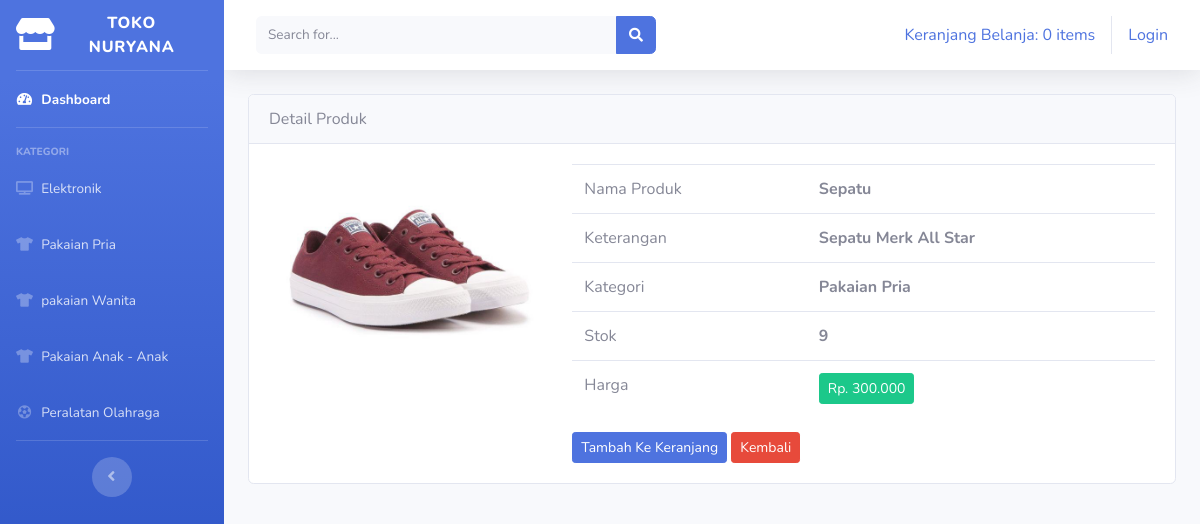
Screenshot of /index.php/dashboard/detail/1 with the database file from the repository.
### tables this page shows
CREATE TABLE `tb_barang` (
  `id_brg` int(11) NOT NULL,
  `nama_brg` varchar(120) NOT NULL,
  `keterangan` varchar(256) NOT NULL,
  `kategori` varchar(60) NOT NULL,
  `harga` int(11) NOT NULL,
  `stok` int(11) NOT NULL,
  `gambar` text NOT NULL
);

### application/controllers/dashboard.php (called while the page is built, shortened)
<?php
class Dashboard extends CI_Controller{
	public function detail($id_brg)
	{
		$data['barang'] = $this->model_barang->detail_barang($id_brg);
		$this->load->view('templates/header');
		$this->load->view('templates/sidebar');
		$this->load->view('detail_barang', $data);
		$this->load->view('templates/footer');
	}
}

### index.php (called while the page is built, shortened)
<?php
require_once BASEPATH.'core/CodeIgniter.php';

### application/models/model_barang.php (called while the page is built, shortened)
<?php
class Model_barang extends CI_Model{
	public function detail_barang($id_brg)
	{
		$result = $this->db->where('id_brg', $id_brg)->get('tb_barang');
		if($result->num_rows() > 0){
			return $result->result();
		}else{
			return false;
		}
	}
}
?>

### application/views/detail_barang.php (the view)
<div class="container-fluid">
	<div class="card">
  <div class="card-header">Detail Produk</div>
  <div class="card-body">
  	<div class="row">
  		<?php foreach ($barang as $brg): ?>
  		<div class="col-md-4">
  			<img src="<?php echo base_url().'/uploads/'.$brg->gambar ?>" class="card-img-top">
  		</div>
  		<div class="col-md-8">
  			<table class="table">
  				<tr>
  					<td>Nama Produk</td>
  					<td><strong><?php echo $brg->nama_brg ?></strong></td>
  				</tr>
  				<tr>
  					<td>Keterangan</td>
  					<td><strong><?php echo $brg->keterangan ?></strong></td>
  				</tr>
  				<tr>
  					<td>Kategori</td>
  					<td><strong><?php echo $brg->kategori ?></strong></td>
  				</tr>
  				<tr>
  					<td>Stok</td>
  					<td><strong><?php echo $brg->stok ?></strong></td>
  				</tr>
  				<tr>
  					<td>Harga</td>
  					<td><strong><div class="btn btn-sm btn-success">Rp. <?php echo number_format($brg->harga,0,',','.' )?></div></strong></td>
  				</tr>
  			</table>
  			 <?php echo anchor('dashboard/tambah_ke_keranjang/'. $brg->id_brg,'<div class="btn btn-sm btn-primary">Tambah Ke Keranjang</div>')?>
  			 <?php echo anchor('dashboard/index/','<div class="btn btn-sm btn-danger">Kembali</div>')?>
  		</div>
  </div>
<?php endforeach; ?>
</div>
</div>

### rows the page displays
tb_barang: gambar (picture), nama_brg "Sepatu", keterangan "Sepatu Merk All Star", kategori "Pakaian Pria", stok "9", harga "300.000", id_brg "Tambah Ke Keranjang"

### other values shown
anchor('dashboard/detail_keranjang', $keranjang) "Keranjang Belanja: 0 items"
anchor('auth/login', 'Login') "Login"
